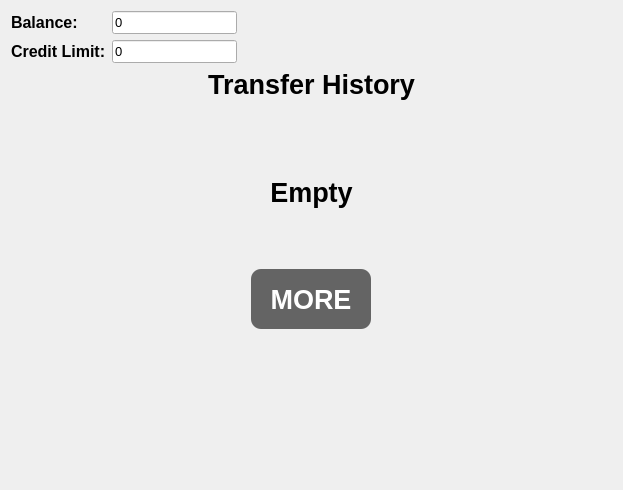
<?xml version="1.0" encoding="UTF-8"?>
<ui version="4.0">
 <class>TransferHistory</class>
 <widget class="QWidget" name="TransferHistory">
  <property name="geometry">
   <rect>
    <x>0</x>
    <y>0</y>
    <width>623</width>
    <height>490</height>
   </rect>
  </property>
  <property name="windowTitle">
   <string>Form</string>
  </property>
  <layout class="QVBoxLayout" name="verticalLayout_2">
   <item>
    <layout class="QHBoxLayout" name="horizontalLayout_4">
     <item>
      <layout class="QFormLayout" name="formLayout_4">
       <item row="0" column="0">
        <widget class="QLabel" name="balanceLabel">
         <property name="font">
          <font>
           <pointsize>12</pointsize>
           <bold>true</bold>
          </font>
         </property>
         <property name="text">
          <string>Balance:</string>
         </property>
         <property name="alignment">
          <set>Qt::AlignLeading|Qt::AlignLeft|Qt::AlignVCenter</set>
         </property>
        </widget>
       </item>
       <item row="0" column="1">
        <widget class="MoneyLineEdit" name="balanceLineEdit">
         <property name="sizePolicy">
          <sizepolicy hsizetype="Preferred" vsizetype="Fixed">
           <horstretch>0</horstretch>
           <verstretch>0</verstretch>
          </sizepolicy>
         </property>
         <property name="font">
          <font>
           <pointsize>10</pointsize>
           <kerning>true</kerning>
          </font>
         </property>
         <property name="text">
          <string>0</string>
         </property>
         <property name="readOnly">
          <bool>true</bool>
         </property>
        </widget>
       </item>
       <item row="1" column="0">
        <widget class="QLabel" name="creditLimitLabel">
         <property name="font">
          <font>
           <pointsize>12</pointsize>
           <bold>true</bold>
          </font>
         </property>
         <property name="text">
          <string>Credit Limit:</string>
         </property>
        </widget>
       </item>
       <item row="1" column="1">
        <widget class="MoneyLineEdit" name="creditLimitLineEdit">
         <property name="sizePolicy">
          <sizepolicy hsizetype="Preferred" vsizetype="Fixed">
           <horstretch>0</horstretch>
           <verstretch>0</verstretch>
          </sizepolicy>
         </property>
         <property name="font">
          <font>
           <pointsize>10</pointsize>
          </font>
         </property>
         <property name="text">
          <string>0</string>
         </property>
         <property name="maxLength">
          <number>32765</number>
         </property>
         <property name="readOnly">
          <bool>true</bool>
         </property>
        </widget>
       </item>
      </layout>
     </item>
     <item>
      <spacer name="horizontalSpacer_6">
       <property name="orientation">
        <enum>Qt::Horizontal</enum>
       </property>
       <property name="sizeHint" stdset="0">
        <size>
         <width>40</width>
         <height>20</height>
        </size>
       </property>
      </spacer>
     </item>
     <item alignment="Qt::AlignTop">
      <widget class="ClickableLabel" name="closeButton">
       <property name="maximumSize">
        <size>
         <width>32</width>
         <height>32</height>
        </size>
       </property>
       <property name="baseSize">
        <size>
         <width>32</width>
         <height>32</height>
        </size>
       </property>
       <property name="text">
        <string/>
       </property>
       <property name="pixmap">
        <pixmap>assets/images/close-button.png</pixmap>
       </property>
       <property name="scaledContents">
        <bool>true</bool>
       </property>
      </widget>
     </item>
    </layout>
   </item>
   <item alignment="Qt::AlignHCenter">
    <widget class="QLabel" name="overflowCreditServicesListLabel">
     <property name="sizePolicy">
      <sizepolicy hsizetype="Maximum" vsizetype="Maximum">
       <horstretch>0</horstretch>
       <verstretch>0</verstretch>
      </sizepolicy>
     </property>
     <property name="font">
      <font>
       <pointsize>20</pointsize>
       <bold>true</bold>
      </font>
     </property>
     <property name="text">
      <string>Transfer History</string>
     </property>
    </widget>
   </item>
   <item>
    <widget class="QScrollArea" name="scrollArea">
     <property name="styleSheet">
      <string notr="true"/>
     </property>
     <property name="frameShape">
      <enum>QFrame::NoFrame</enum>
     </property>
     <property name="verticalScrollBarPolicy">
      <enum>Qt::ScrollBarAsNeeded</enum>
     </property>
     <property name="widgetResizable">
      <bool>true</bool>
     </property>
     <widget class="QWidget" name="scrollAreaWidgetContents">
      <property name="geometry">
       <rect>
        <x>0</x>
        <y>0</y>
        <width>605</width>
        <height>370</height>
       </rect>
      </property>
      <layout class="QVBoxLayout" name="verticalLayout">
       <item>
        <widget class="QWidget" name="transferHistoryWidget" native="true">
         <layout class="QVBoxLayout" name="transferHistoryLayout">
          <property name="leftMargin">
           <number>0</number>
          </property>
          <property name="topMargin">
           <number>0</number>
          </property>
          <property name="rightMargin">
           <number>0</number>
          </property>
          <property name="bottomMargin">
           <number>0</number>
          </property>
         </layout>
        </widget>
       </item>
       <item>
        <widget class="QLabel" name="emptyLabel">
         <property name="sizePolicy">
          <sizepolicy hsizetype="Expanding" vsizetype="Expanding">
           <horstretch>0</horstretch>
           <verstretch>0</verstretch>
          </sizepolicy>
         </property>
         <property name="font">
          <font>
           <pointsize>20</pointsize>
           <bold>true</bold>
          </font>
         </property>
         <property name="text">
          <string>Empty</string>
         </property>
         <property name="alignment">
          <set>Qt::AlignCenter</set>
         </property>
        </widget>
       </item>
       <item alignment="Qt::AlignHCenter">
        <widget class="QPushButton" name="moreButton">
         <property name="sizePolicy">
          <sizepolicy hsizetype="Fixed" vsizetype="Fixed">
           <horstretch>0</horstretch>
           <verstretch>0</verstretch>
          </sizepolicy>
         </property>
         <property name="minimumSize">
          <size>
           <width>120</width>
           <height>60</height>
          </size>
         </property>
         <property name="font">
          <font>
           <pointsize>20</pointsize>
           <bold>true</bold>
          </font>
         </property>
         <property name="styleSheet">
          <string notr="true">QPushButton {
	color: white;
	background-color: rgb(100, 100, 100);
	border-radius: 10px;
}

QPushButton:hover {
	background-color: rgb(50, 50, 50);
}</string>
         </property>
         <property name="text">
          <string>MORE</string>
         </property>
        </widget>
       </item>
       <item>
        <spacer name="verticalSpacer">
         <property name="orientation">
          <enum>Qt::Vertical</enum>
         </property>
         <property name="sizeHint" stdset="0">
          <size>
           <width>20</width>
           <height>40</height>
          </size>
         </property>
        </spacer>
       </item>
      </layout>
     </widget>
    </widget>
   </item>
  </layout>
 </widget>
 <customwidgets>
  <customwidget>
   <class>ClickableLabel</class>
   <extends>QLabel</extends>
   <header>ClickableLabel.h</header>
  </customwidget>
  <customwidget>
   <class>MoneyLineEdit</class>
   <extends>QLineEdit</extends>
   <header>MoneyLineEdit.h</header>
  </customwidget>
 </customwidgets>
 <resources/>
 <connections/>
</ui>
